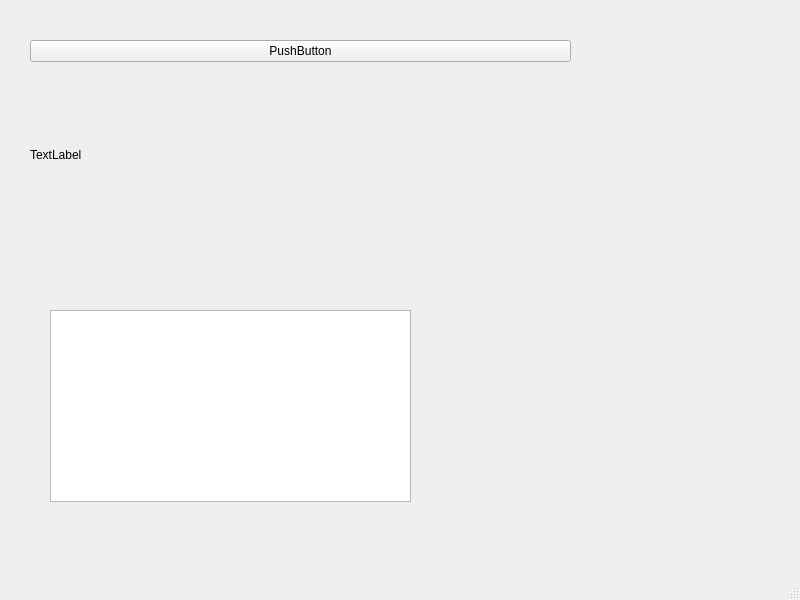
<?xml version="1.0" encoding="UTF-8"?>
<ui version="4.0">
 <class>MainWindow</class>
 <widget class="QMainWindow" name="MainWindow">
  <property name="geometry">
   <rect>
    <x>0</x>
    <y>0</y>
    <width>800</width>
    <height>600</height>
   </rect>
  </property>
  <property name="windowTitle">
   <string>MainWindow</string>
  </property>
  <widget class="QWidget" name="centralwidget">
   <widget class="QWidget" name="verticalLayoutWidget">
    <property name="geometry">
     <rect>
      <x>30</x>
      <y>40</y>
      <width>541</width>
      <height>201</height>
     </rect>
    </property>
    <layout class="QVBoxLayout" name="verticalLayout">
     <item>
      <widget class="QPushButton" name="pushButton">
       <property name="text">
        <string>PushButton</string>
       </property>
      </widget>
     </item>
     <item>
      <widget class="QLabel" name="label">
       <property name="text">
        <string>TextLabel</string>
       </property>
      </widget>
     </item>
    </layout>
   </widget>
   <widget class="QTableView" name="tableView">
    <property name="geometry">
     <rect>
      <x>50</x>
      <y>310</y>
      <width>361</width>
      <height>192</height>
     </rect>
    </property>
   </widget>
  </widget>
  <widget class="QMenuBar" name="menubar">
   <property name="geometry">
    <rect>
     <x>0</x>
     <y>0</y>
     <width>800</width>
     <height>22</height>
    </rect>
   </property>
  </widget>
  <widget class="QStatusBar" name="statusbar"/>
 </widget>
 <resources/>
 <connections/>
</ui>
